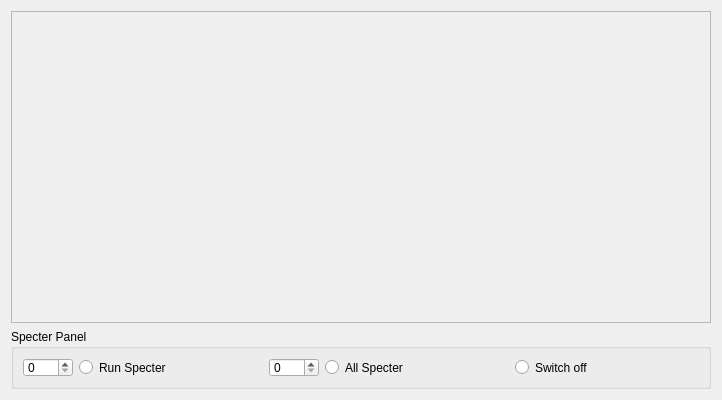
<?xml version="1.0" encoding="UTF-8"?>
<ui version="4.0">
 <class>Specter</class>
 <widget class="QWidget" name="Specter">
  <property name="geometry">
   <rect>
    <x>0</x>
    <y>0</y>
    <width>722</width>
    <height>400</height>
   </rect>
  </property>
  <property name="maximumSize">
   <size>
    <width>800</width>
    <height>400</height>
   </size>
  </property>
  <property name="windowTitle">
   <string>Form</string>
  </property>
  <layout class="QGridLayout" name="gridLayout">
   <item row="0" column="0">
    <widget class="QFrame" name="frameSpecter">
     <property name="frameShape">
      <enum>QFrame::StyledPanel</enum>
     </property>
     <property name="frameShadow">
      <enum>QFrame::Raised</enum>
     </property>
    </widget>
   </item>
   <item row="1" column="0">
    <widget class="QGroupBox" name="specterPanel">
     <property name="maximumSize">
      <size>
       <width>16777215</width>
       <height>60</height>
      </size>
     </property>
     <property name="title">
      <string>Specter Panel</string>
     </property>
     <layout class="QHBoxLayout" name="horizontalLayout">
      <item>
       <widget class="QSpinBox" name="detailRun">
        <property name="maximumSize">
         <size>
          <width>50</width>
          <height>16777215</height>
         </size>
        </property>
       </widget>
      </item>
      <item>
       <widget class="QRadioButton" name="bRunSpecter">
        <property name="text">
         <string>Run Specter</string>
        </property>
       </widget>
      </item>
      <item>
       <widget class="QSpinBox" name="detailAll">
        <property name="maximumSize">
         <size>
          <width>50</width>
          <height>16777215</height>
         </size>
        </property>
       </widget>
      </item>
      <item>
       <widget class="QRadioButton" name="bAllSpecter">
        <property name="text">
         <string>All Specter</string>
        </property>
       </widget>
      </item>
      <item>
       <widget class="QRadioButton" name="bSwitchOff">
        <property name="text">
         <string>Switch off</string>
        </property>
       </widget>
      </item>
     </layout>
    </widget>
   </item>
  </layout>
 </widget>
 <resources/>
 <connections/>
</ui>
